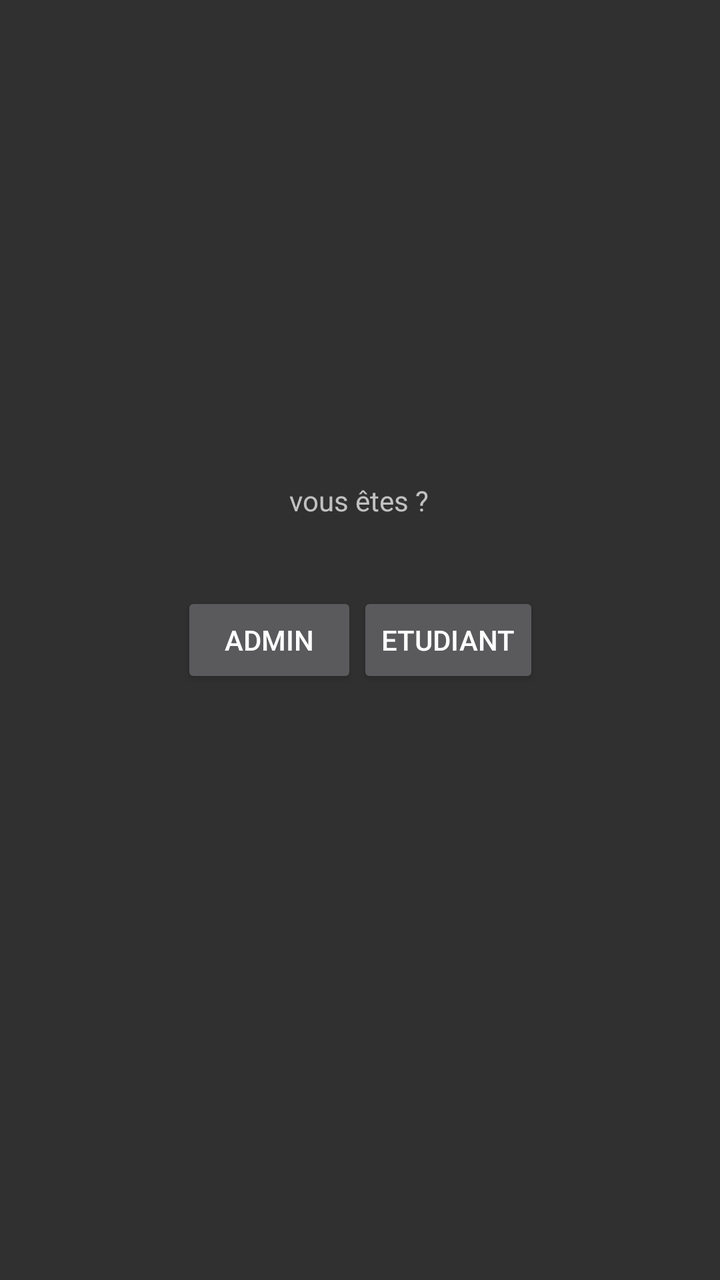
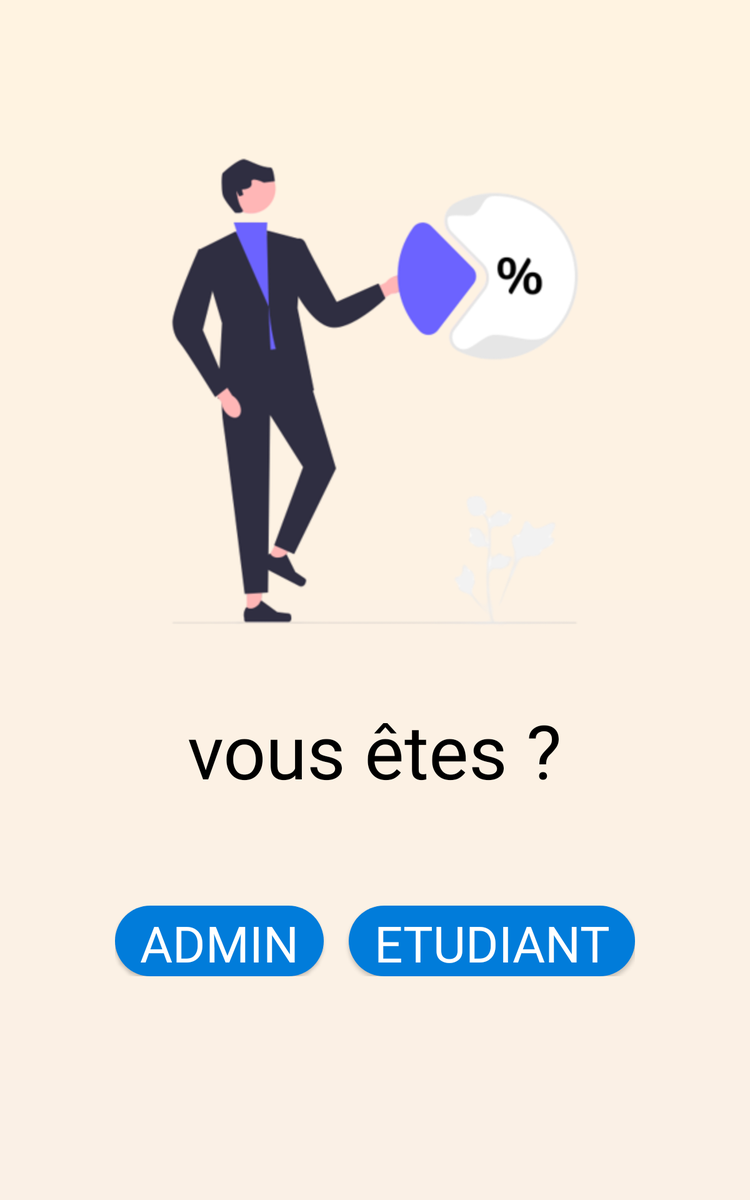

One screen, two layout resources from the same app: the default and the repository's alternative for another configuration. Each is rendered where Android would select it; the XML of both is given below.
<!-- AndroidManifest.xml: application theme Theme.Estm_News -->
<!-- res/layout/activity_choice.xml -->
<?xml version="1.0" encoding="utf-8"?>
<androidx.constraintlayout.widget.ConstraintLayout xmlns:android="http://schemas.android.com/apk/res/android"
    xmlns:app="http://schemas.android.com/apk/res-auto"
    xmlns:tools="http://schemas.android.com/tools"
    android:layout_width="match_parent"
    android:layout_height="match_parent"
    tools:context=".ChoiceActivity">

    <TextView
        android:layout_width="wrap_content"
        android:layout_height="wrap_content"
        android:text="vous êtes ?"
        app:layout_constraintBottom_toTopOf="@+id/linearLayout"
        app:layout_constraintEnd_toEndOf="parent"
        app:layout_constraintHorizontal_bias="0.498"
        app:layout_constraintStart_toStartOf="parent"
        app:layout_constraintTop_toTopOf="parent"
        app:layout_constraintVertical_bias="0.869" />

    <LinearLayout
        android:id="@+id/linearLayout"
        android:layout_width="wrap_content"
        android:layout_height="wrap_content"
        android:gravity="center"
        android:orientation="horizontal"
        app:layout_constraintBottom_toBottomOf="parent"
        app:layout_constraintEnd_toEndOf="parent"
        app:layout_constraintStart_toStartOf="parent"
        app:layout_constraintTop_toTopOf="parent">

        <Button
            android:id="@+id/admin"
            android:layout_width="wrap_content"
            android:layout_height="wrap_content"
            android:text="Admin"
            app:layout_constraintBottom_toBottomOf="parent"
            app:layout_constraintStart_toStartOf="parent"
            app:layout_constraintTop_toTopOf="parent" />

        <Button
            android:id="@+id/etudiant"
            android:layout_width="wrap_content"
            android:layout_height="wrap_content"
            android:text="Etudiant"
            app:layout_constraintBottom_toBottomOf="parent"
            app:layout_constraintEnd_toEndOf="parent"
            app:layout_constraintStart_toEndOf="@+id/admin"
            app:layout_constraintTop_toTopOf="parent" />

    </LinearLayout>




</androidx.constraintlayout.widget.ConstraintLayout>
<!-- resources referenced by this layout -->
<resources>
  <style name="Theme.Estm_News" parent="Theme.AppCompat">
          
          <item name="colorPrimary">@color/light_blue</item>
          <item name="colorPrimaryVariant">@color/dark_blue</item>
          <item name="colorOnPrimary">@color/white</item>
          
          <item name="colorSecondary">@color/light_orange</item>
          <item name="colorSecondaryVariant">@color/orange</item>
          <item name="colorOnSecondary">@color/black</item>
          
          <item name="android:statusBarColor">?attr/colorPrimaryVariant</item>
          
      </style>
  <color name="light_blue">#017CDA</color>
  <color name="dark_blue">#0131BF</color>
  <color name="white">#FFFFFFFF</color>
  <color name="light_orange">#f29036</color>
  <color name="orange">#FF6600</color>
  <color name="black">#FF000000</color>
</resources>
<!-- res/layout-sw600dp/activity_choice.xml (the repository's variant of the layout above) -->
<!-- drawn on a 7-inch tablet held upright -->
<?xml version="1.0" encoding="utf-8"?>
<androidx.constraintlayout.widget.ConstraintLayout xmlns:android="http://schemas.android.com/apk/res/android"
    xmlns:app="http://schemas.android.com/apk/res-auto"
    xmlns:tools="http://schemas.android.com/tools"
    android:layout_width="match_parent"
    android:layout_height="match_parent"
    android:background="@drawable/login_bg_style"
    tools:context=".ChoiceActivity">


    <LinearLayout
        android:id="@+id/linearLayout2"
        android:layout_width="wrap_content"
        android:layout_height="wrap_content"
        android:gravity="center"
        android:orientation="vertical"
        app:layout_constraintBottom_toBottomOf="parent"
        app:layout_constraintEnd_toEndOf="parent"
        app:layout_constraintStart_toStartOf="parent"
        app:layout_constraintTop_toTopOf="parent"
        app:layout_constraintVertical_bias="0.173">

        <ImageView
            android:layout_width="wrap_content"
            android:layout_height="wrap_content"
            android:src="@drawable/choice_login"
            app:layout_constraintBottom_toTopOf="@+id/textView"
            app:layout_constraintEnd_toEndOf="parent"
            app:layout_constraintStart_toStartOf="parent"
            app:layout_constraintTop_toTopOf="parent" />

        <TextView
            android:id="@+id/textView"
            android:layout_width="wrap_content"
            android:layout_height="wrap_content"
            android:fontFamily="@font/poppins_semibold"
            android:text="vous êtes ?"
            android:textColor="@color/black"
            android:textSize="60sp"
            app:layout_constraintEnd_toEndOf="parent"
            app:layout_constraintHorizontal_bias="0.498"
            app:layout_constraintStart_toStartOf="parent"
            app:layout_constraintTop_toTopOf="parent"
            app:layout_constraintVertical_bias="0.869" />

    </LinearLayout>

    <LinearLayout
        android:id="@+id/linearLayout"
        android:layout_width="wrap_content"
        android:layout_height="wrap_content"

        android:layout_marginBottom="96dp"
        android:gravity="center"
        android:orientation="horizontal"
        app:layout_constraintBottom_toBottomOf="parent"

        app:layout_constraintEnd_toEndOf="parent"
        app:layout_constraintStart_toStartOf="parent"
        app:layout_constraintTop_toBottomOf="@+id/linearLayout2"
        app:layout_constraintVertical_bias="0.504">

        <Button
            android:id="@+id/admin"
            android:layout_width="wrap_content"
            android:layout_height="wrap_content"
            android:layout_marginRight="10sp"
            android:background="@drawable/login_btn_style"
            android:fontFamily="@font/poppins_semibold"
            android:paddingHorizontal="20sp"
            android:paddingTop="3sp"
            android:text="Admin"
            android:textSize="40sp"
            app:layout_constraintBottom_toBottomOf="parent"
            app:layout_constraintStart_toStartOf="parent"
            app:layout_constraintTop_toTopOf="parent" />

        <Button
            android:id="@+id/etudiant"
            android:layout_width="wrap_content"
            android:layout_height="wrap_content"
            android:layout_marginLeft="10sp"
            android:background="@drawable/login_btn_style"
            android:fontFamily="@font/poppins_semibold"
            android:paddingHorizontal="20sp"
            android:paddingTop="3sp"
            android:text="Etudiant"
            android:textSize="40sp"
            app:layout_constraintBottom_toBottomOf="parent"
            app:layout_constraintEnd_toEndOf="parent"
            app:layout_constraintStart_toEndOf="@+id/admin"
            app:layout_constraintTop_toTopOf="parent" />

    </LinearLayout>

</androidx.constraintlayout.widget.ConstraintLayout>
<!-- resources referenced by the variant -->
<!-- as a 7-inch tablet held upright resolves them -->
<resources>
  <color name="black">#FF000000</color>
  <!-- drawable choice_login: png bitmap (drawable, 45084 bytes) -->
  <!-- drawable login_bg_style (drawable) -->
  <?xml version="1.0" encoding="utf-8"?>
  <shape xmlns:android="http://schemas.android.com/apk/res/android"
      android:shape="rectangle">
      <gradient
          android:angle="90"
          android:endColor="#FFF3E1"
          android:startColor="#FAF0E6" />
  </shape>
  <!-- drawable login_btn_style (drawable) -->
  <?xml version="1.0" encoding="utf-8"?>
  <shape xmlns:android="http://schemas.android.com/apk/res/android"
      android:shape="rectangle">
      <solid android:color="@color/light_blue"/>
      <corners android:radius="30sp"/>
  </shape>
  <style name="Theme.Estm_News" parent="Theme.AppCompat">
          
          <item name="colorPrimary">@color/light_blue</item>
          <item name="colorPrimaryVariant">@color/dark_blue</item>
          <item name="colorOnPrimary">@color/white</item>
          
          <item name="colorSecondary">@color/light_orange</item>
          <item name="colorSecondaryVariant">@color/orange</item>
          <item name="colorOnSecondary">@color/black</item>
          
          <item name="android:statusBarColor">?attr/colorPrimaryVariant</item>
          
      </style>
  <color name="light_blue">#017CDA</color>
  <color name="dark_blue">#0131BF</color>
  <color name="white">#FFFFFFFF</color>
  <color name="light_orange">#f29036</color>
  <color name="orange">#FF6600</color>
</resources>
